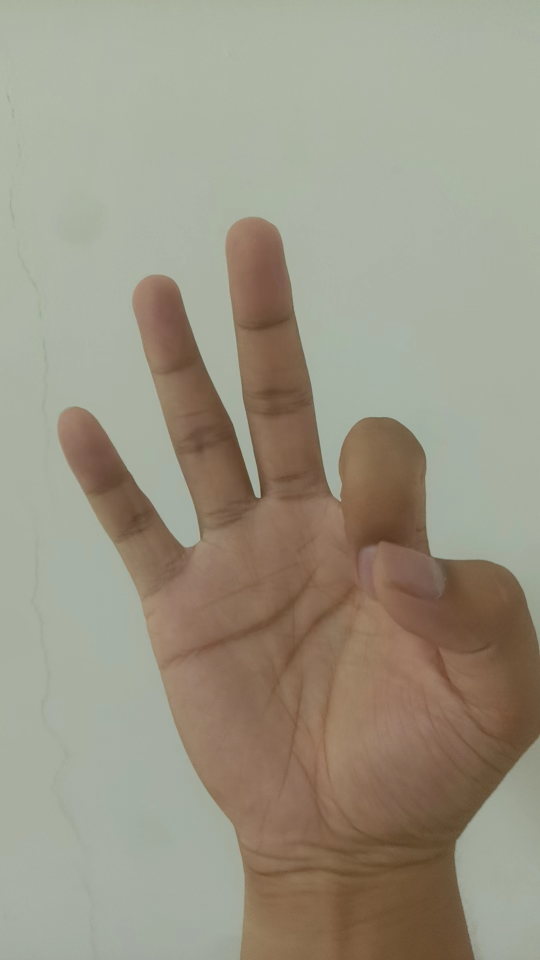
#> input picture baseTask-handsign/self-data/test/0.jpg, 1080 x 1920 px (shown at 1/2 size); its folder holds 4 pictures in this run
$ python val_data_process.py
#> lines starting #> are read from the running program, lines starting #| are printed output that depends on the picture
import os
import numpy as np
from PIL import Image
from sklearn.preprocessing import OneHotEncoder
import os
import numpy as np
from PIL import Image
import matplotlib.pyplot as plt
# 设定图片和标签路径
image_dir = '../self-data/test'  # 假设图片存储在 images 文件夹中

# 定义目标图像大小
img_size = (64, 64)

# 收集图片和标签
images = []
labels = []

for filename in os.listdir(image_dir):
    if filename.endswith('.png') or filename.endswith('.jpg'):
        label = int(filename.split('.')[0])  # 假设文件名格式为 'label.png' 或 'label.jpg'
        img_path = os.path.join(image_dir, filename)
        image = Image.open(img_path).convert('L')  # 转换为灰度图像
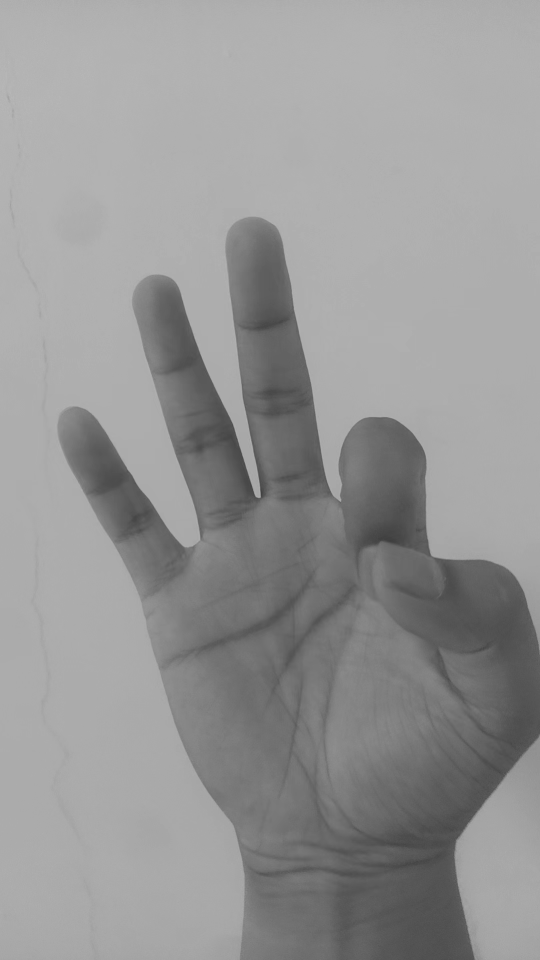
#> image: PIL image 1080x1920 L (shown at 1/2 size); min 61, max 185, mean 149.7
        image = image.resize(img_size)  # 调整大小为64x64
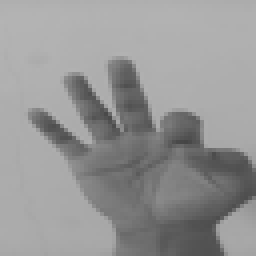
#> image: PIL image 64x64 L (shown 4 times larger); min 69, max 180, mean 149.7

        images.append(np.array(image, dtype=np.float32) / 255.0)  # 归一化并转换为 float32
        labels.append(label)
#> pass 2 of the loop `for filename in os.listdir(image_dir):`:
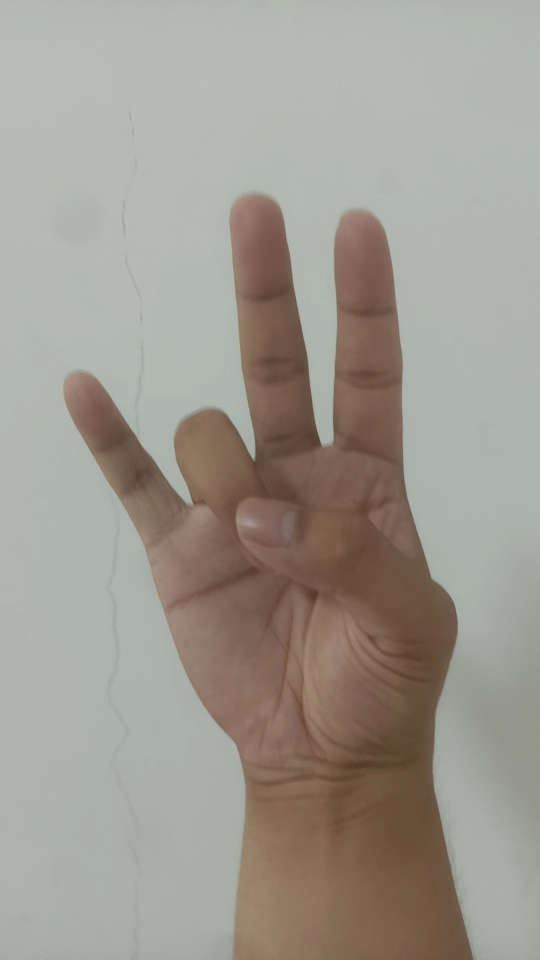
#> input picture baseTask-handsign/self-data/test/2.jpg, 1080 x 1920 px (shown at 1/2 size)
#> `image = Image.open(img_path).convert('L')`:
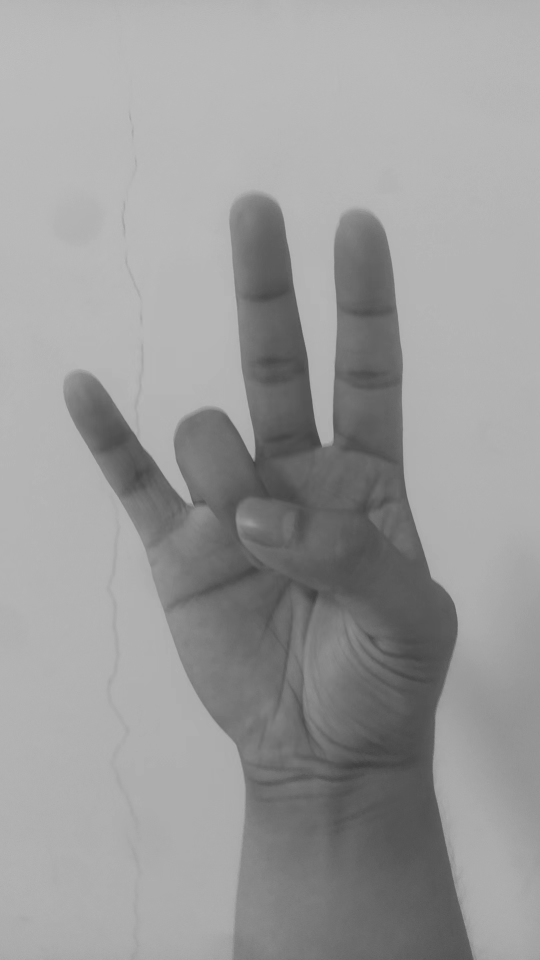
#> image: PIL image 1080x1920 L (shown at 1/2 size); min 62, max 191, mean 154.7
#> `image = image.resize(img_size)`:
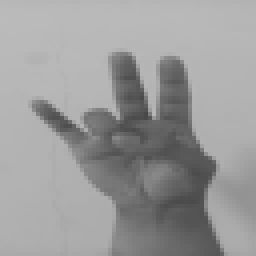
#> image: PIL image 64x64 L (shown 4 times larger); min 73, max 187, mean 154.7
#> pass 3 of the loop `for filename in os.listdir(image_dir):`:
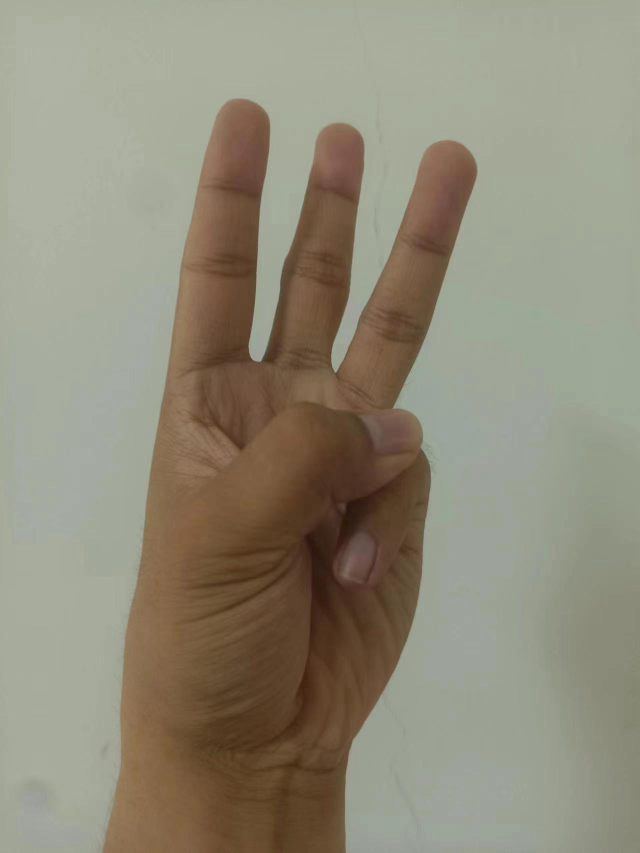
#> input picture baseTask-handsign/self-data/test/3.png, 1279 x 1706 px (shown at 1/2 size)
#> `image = Image.open(img_path).convert('L')`:
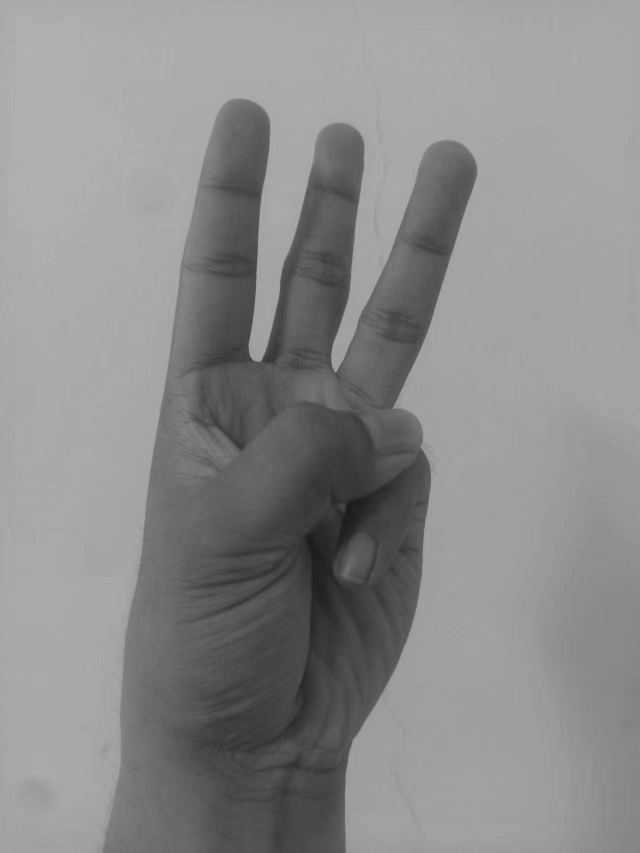
#> image: PIL image 1279x1706 L (shown at 1/2 size); min 25, max 178, mean 139.1
#> `image = image.resize(img_size)`:
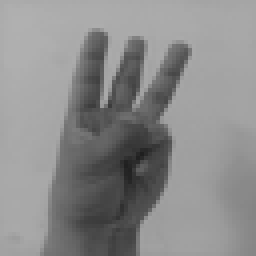
#> image: PIL image 64x64 L (shown 4 times larger); min 31, max 176, mean 139.1
#> the loop made 4 passes; the first 3 are shown

# 将灰度图片绘制出来
fig, axes = plt.subplots(1, 5, figsize=(15, 3))  # 创建一个包含5个子图的画布
for i in range(5):  # 假设绘制前5张图片
    ax = axes[i]
#> (the run stopped early here; a loop or call above may not have finished)
